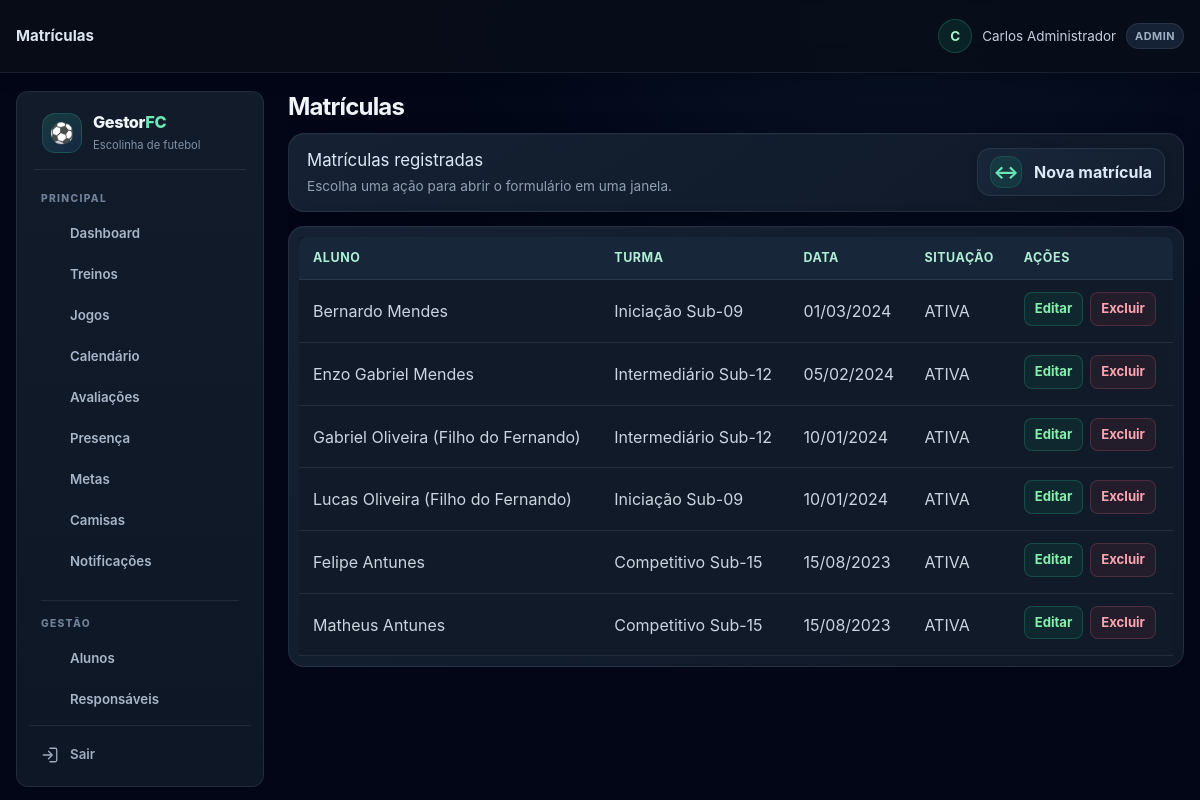
The page /matriculas.php (signed in) on the database its author committed.
### tables this page shows
CREATE TABLE TB_MATRICULA (
    COD_MATRICULA INT AUTO_INCREMENT PRIMARY KEY,
    COD_ALUNO INT NOT NULL,
    COD_TURMA INT NOT NULL,
    DATA_MATRICULA DATE NOT NULL,
    STATUS ENUM('ATIVA', 'ENCERRADA') NOT NULL DEFAULT 'ATIVA',
    CRIADO_EM TIMESTAMP DEFAULT CURRENT_TIMESTAMP,
    FOREIGN KEY (COD_ALUNO) REFERENCES TB_ALUNO(COD_ALUNO) ON DELETE CASCADE,
    FOREIGN KEY (COD_TURMA) REFERENCES TB_TURMA(COD_TURMA) ON DELETE CASCADE,
    UNIQUE (COD_ALUNO, COD_TURMA)
);

CREATE TABLE TB_ALUNO (
    COD_ALUNO INT AUTO_INCREMENT PRIMARY KEY,
    COD_ESCOLINHA INT NOT NULL,
    COD_RESPONSAVEL INT NOT NULL,
    COD_USUARIO INT NULL UNIQUE,
    NOME VARCHAR(100) NOT NULL,
    DATA_NASCIMENTO DATE NOT NULL,
    POSICAO VARCHAR(30) DEFAULT 'Meio-Campo',
    NUMERO_CAMISA INT NULL,
    STATUS ENUM('ATIVO', 'INATIVO', 'PENDENTE') DEFAULT 'ATIVO',
    DATA_MATRICULA DATE DEFAULT (CURRENT_DATE),
    OBSERVACOES_MEDICAS TEXT NULL,
    CRIADO_EM TIMESTAMP DEFAULT CURRENT_TIMESTAMP,
    FOREIGN KEY (COD_ESCOLINHA) REFERENCES TB_ESCOLINHA(COD_ESCOLINHA) ON DELETE CASCADE,
    FOREIGN KEY (COD_RESPONSAVEL) REFERENCES TB_RESPONSAVEL(COD_RESPONSAVEL) ON DELETE RESTRICT,
    FOREIGN KEY (COD_USUARIO) REFERENCES TB_USUARIO(COD_USUARIO) ON DELETE SET NULL
);

CREATE TABLE TB_TURMA (
    COD_TURMA INT AUTO_INCREMENT PRIMARY KEY,
    COD_ESCOLINHA INT NOT NULL,
    COD_PROFESSOR INT NULL,
    NOME VARCHAR(50) NOT NULL,
    FAIXA_ETARIA VARCHAR(30) NOT NULL,
    DIAS_TREINO VARCHAR(100) NOT NULL,
    HORARIO VARCHAR(50) NOT NULL,
    CAPACIDADE INT DEFAULT 25,
    ATIVA TINYINT(1) DEFAULT 1,
    CRIADO_EM TIMESTAMP DEFAULT CURRENT_TIMESTAMP,
    FOREIGN KEY (COD_ESCOLINHA) REFERENCES TB_ESCOLINHA(COD_ESCOLINHA) ON DELETE CASCADE,
    FOREIGN KEY (COD_PROFESSOR) REFERENCES TB_USUARIO(COD_USUARIO) ON DELETE SET NULL
);

### includes/helpers.php (called while the page is built, shortened)
<?php
function e($value) {
    return htmlspecialchars((string) $value, ENT_QUOTES, 'UTF-8');
}

### matriculas.php (the view, shortened to what this page needs)
<?php
require_once __DIR__ . '/includes/layout.php'; require_once __DIR__ . '/config/database.php';
checkRole(['ADMIN', 'SECRETARIA']); $db = getDB(); $escolinha = currentEscolinhaId(); $edit = null;
$q=$db->prepare("SELECT COD_ALUNO,NOME FROM TB_ALUNO WHERE COD_ESCOLINHA=? AND STATUS='ATIVO' ORDER BY NOME");$q->execute([$escolinha]);$alunos=$q->fetchAll();$q=$db->prepare('SELECT COD_TURMA,NOME FROM TB_TURMA WHERE COD_ESCOLINHA=? AND ATIVA=1 ORDER BY NOME');$q->execute([$escolinha]);$turmas=$q->fetchAll();$q=$db->prepare('SELECT m.*,a.NOME AS ALUNO,t.NOME AS TURMA FROM TB_MATRICULA m JOIN TB_ALUNO a ON a.COD_ALUNO=m.COD_ALUNO JOIN TB_TURMA t ON t.COD_TURMA=m.COD_TURMA WHERE a.COD_ESCOLINHA=? ORDER BY m.STATUS,m.DATA_MATRICULA DESC');$q->execute([$escolinha]);$lista=$q->fetchAll();
?>
<section><div><table><thead><tr><th>Aluno</th><th>Turma</th><th>Data</th><th>Situação</th><th>Ações</th></tr></thead><tbody><?php foreach($lista as $m):?><tr><td><?=e($m['ALUNO'])?></td><td><?=e($m['TURMA'])?></td><td><?=e(date('d/m/Y',strtotime($m['DATA_MATRICULA'])))?></td><td><?=e($m['STATUS'])?></td><td><button type="button" class="acao-tabela" data-modal-url="matriculas.php?mini=1&amp;editar=<?=(int)$m['COD_MATRICULA']?>" data-modal-titulo="Editar matrícula">Editar</button><form method="post" onsubmit="return confirm('Remover esta matrícula?');"><input type="hidden" name="csrf_token" value="<?=e(csrfToken())?>"><input type="hidden" name="action" value="delete"><input type="hidden" name="id" value="<?=(int)$m['COD_MATRICULA']?>"><button>Excluir</button></form></td></tr><?php endforeach;?></tbody></table></div></section><?php pageEnd();?>

### rows shown on the page
tb_matricula: COD_ALUNO.NOME "Bernardo Mendes", COD_TURMA.NOME "Iniciação Sub-09", DATA_MATRICULA "01/03/2024", STATUS "ATIVA"
tb_matricula: COD_ALUNO.NOME "Enzo Gabriel Mendes", COD_TURMA.NOME "Intermediário Sub-12", DATA_MATRICULA "05/02/2024", STATUS "ATIVA"
tb_matricula: COD_ALUNO.NOME "Gabriel Oliveira (Filho do Fernando)", COD_TURMA.NOME "Intermediário Sub-12", DATA_MATRICULA "10/01/2024", STATUS "ATIVA"
tb_matricula: COD_ALUNO.NOME "Lucas Oliveira (Filho do Fernando)", COD_TURMA.NOME "Iniciação Sub-09", DATA_MATRICULA "10/01/2024", STATUS "ATIVA"
tb_matricula: COD_ALUNO.NOME "Felipe Antunes", COD_TURMA.NOME "Competitivo Sub-15", DATA_MATRICULA "15/08/2023", STATUS "ATIVA"
tb_matricula: COD_ALUNO.NOME "Matheus Antunes", COD_TURMA.NOME "Competitivo Sub-15", DATA_MATRICULA "15/08/2023", STATUS "ATIVA"

### other values the page prints
$title "Matrículas"
$_SESSION['username'] "Carlos Administrador"
$_SESSION['user_role'] "ADMIN"
$label "Dashboard Treinos Jogos Calendário Avaliações Presença Metas Camisas Notificações Alunos Responsáveis"
$titulosRecursos[$title] "Matrículas registradas"
$acao[1] "↔"
$acao[0] "Nova matrícula"
